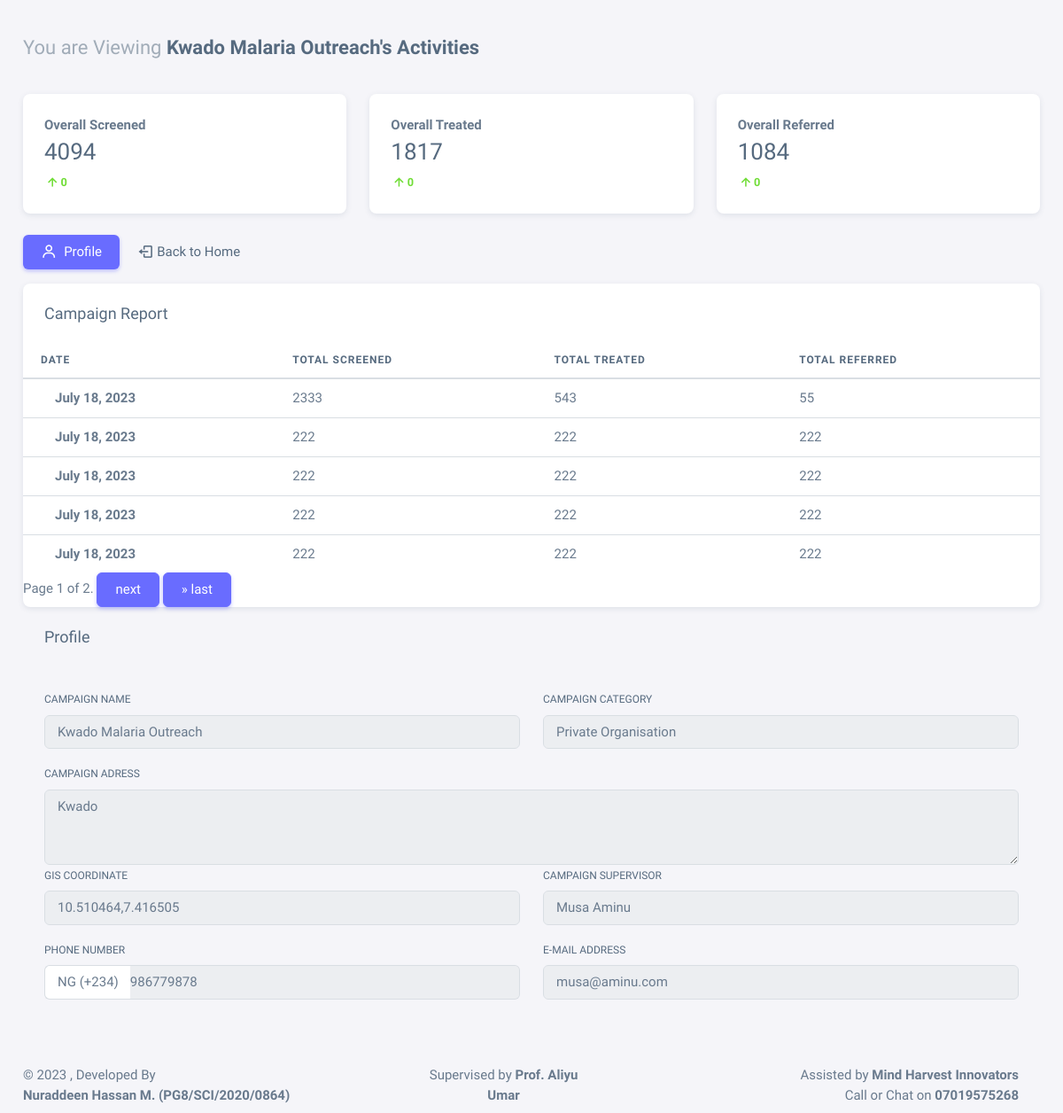
Page /camp-public/1/ on the committed database.
### app/models.py (models this page shows, shortened)
class Campaign(models.Model):
    user = models.ForeignKey(User, on_delete=models.CASCADE)
    type = (
        ('Mass Screening', 'Mass Screening'),
        ('Community Camp', 'Community Camp'),
    )
    campaign_type = models.CharField(max_length=50, choices=type)
    select = (
        ('Governmental', 'Governmental'),
        ('Non-Governmental Organisation', 'Non-Governmental Organisation'),
        ('Private Organisation', 'Private Organisation'),
        ('Community Initiative', 'Community Initiative'),
    )
    name = models.CharField(max_length=50)
    station = models.ForeignKey(Station, on_delete=models.CASCADE)
    category = models.CharField(max_length=50, choices=select)
    gis_location = models.CharField(max_length=50)
    address = models.TextField(max_length=200)
    supervisor = models.TextField(max_length=200)
    phone = models.IntegerField()
    email = models.EmailField(max_length=200)
    date_created = models.DateField(auto_now_add=True)

class CampReport(models.Model):
    user = models.ForeignKey(User, on_delete=models.CASCADE)
    campaign_id = models.ForeignKey(Campaign, on_delete=models.CASCADE)
    screened = models.IntegerField()
    treated = models.IntegerField()
    referral = models.IntegerField()
    date_created = models.DateField(auto_now_add=True)

### app/views.py (the view)
# urls.py: path('camp-public/<int:pk>/', views.Campaign_Public, name='camp-public'),
def Campaign_Public(request, pk):
    campaign = get_object_or_404(Campaign, id=pk)
    reports = CampReport.objects.filter(campaign_id=campaign).order_by('-date_created')  # Assuming date_created exists and you want the newest entries first
    paginator = Paginator(reports, 5)  # Show 5 reports per page
    page = request.GET.get('page')  # Get the 'page' parameter from the URL
    report = paginator.get_page(page)
    screened_count = CampReport.objects.filter(campaign_id=campaign).aggregate(total_screened=Sum('screened'))['total_screened']
    treated_cases = CampReport.objects.filter(campaign_id=campaign).aggregate(total_treated=Sum('treated'))['total_treated']
    refer_cases = CampReport.objects.filter(campaign_id=campaign).aggregate(total_referral=Sum('referral'))['total_referral']
    context = {
        'campaign': campaign,
        'report': report,
        'screened_count': screened_count,
        'treated_cases': treated_cases,
        'refer_cases': refer_cases,
    }
    return render(request, 'camp_public.html', context)

### app/templates/camp_public.html (shortened to what this page needs)
{% extends 'base2.html' %}
{% block content %}
<div class="content-wrapper">
    <div class="container-xxl flex-grow-1 container-p-y">
        <h4 class="fw-semibold py-3 mb-4"><span class="text-muted fw-light">You are Viewing</span> {{ campaign.name }}'s Activities</h4>
        <div class="col-lg-12 col-md-12">
            <div class="row">
                <div class="col-lg-4 col-md-4 col-12 mb-4">
                    <div class="card">
                        <div class="card-body">
                            <span class="fw-semibold d-block mb-1">Overall Screened</span>
                            <h3 class="card-title mb-2">{{screened_count}}</h3>
                            <small class="text-success fw-semibold"><i class="bx bx-up-arrow-alt"></i>0</small>
                        </div>
                    </div>
                </div>
                <div class="col-lg-4 col-md-4 col-12 mb-4">
                    <div class="card">
                        <div class="card-body">
                            <span class="fw-semibold d-block mb-1">Overall Treated</span>
                            <h3 class="card-title mb-2">{{treated_cases}}</h3>
                            <small class="text-success fw-semibold"><i class="bx bx-up-arrow-alt"></i>0</small>
                        </div>
                    </div>
                </div>
                <div class="col-lg-4 col-md-4 col-12 mb-4">
                    <div class="card">
                        <div class="card-body">
                            <span class="fw-semibold d-block mb-1">Overall Referred</span>
                            <h3 class="card-title mb-2">{{refer_cases}}</h3>
                            <small class="text-success fw-semibold"><i class="bx bx-up-arrow-alt"></i>0</small>
                        </div>
                    </div>
                </div>
            </div>
        </div>
        <div class="row">
            <div class="col-md-12">
                <ul class="nav nav-pills flex-column flex-md-row mb-3">
                    <li class="nav-item">
                        <a class="nav-link active" href="javascript:void(0);"><i class="bx bx-user me-1"></i>
                            Profile</a>
                    </li>
                       <li class="nav-item">
                        <a class="nav-link" href="{% url 'home' %}"><i class="bx bx-log-out"></i>
                            Back to Home</a>
                    </li>
                </ul>
                <div class="card">
                    <h5 class="card-header">Campaign Report</h5>
                    <div class="table-responsive text-nowrap">
                        <table class="table">
                            <thead>
                                <tr>
                                    <th>Date</th>
                                    <th>Total Screened</th>
                                    <th>Total Treated</th>
                                    <th>Total Referred</th>
                                </tr>
                            </thead>
                            <tbody class="table-border-bottom-0">
                                {% for r in report %}
                                <tr>
                                    <td>
                                        <strong>{{r.date_created}}</strong>
                                    </td>
                                    <td>{{r.screened}}</td>
                                    <td>{{r.treated}}</td>
                                    <td>{{r.referral}}</td>
                                </tr>
                                {% endfor %}
                            </tbody>
                        </table>
                    </div>
                    <div class="pagination">
                        <span class="step-links">
                            <span class="current">
                                Page {{ report.number }} of {{ report.paginator.num_pages }}.
                            </span>
                            {% if report.has_next %}
                                <a href="?page={{ report.next_page_number }}" class="btn btn-primary">next</a>
                                <a href="?page={{ report.paginator.num_pages }}" class="btn btn-primary">&raquo; last</a>
                            {% endif %}
                        </span>
                    </div>
                </div>
                    <h5 class="card-header">Profile</h5>
                    <div class="card-body">
                        <div class="row">
                            <div class="mb-3 col-md-6">
                                <label for="AName" class="form-label">campaign Name</label>
                                <input class="form-control" value="{{ campaign.name }}" type="text" id="AName"
                                    name="AName" required readonly />
                            </div>
                            <div class="mb-3 col-md-6">
                                <label for="age" class="form-label">campaign Category</label>
                                <input class="form-control" type="text" name="age" value="{{ campaign.category }}"
                                    id="age" maxlength="2" required readonly />
                            </div>
                            <div class="mb-6 col-md-12">
                                <label for="mdcc" class="form-label">campaign Adress</label>
                                <textarea class="form-control" id="mdcc" rows="3" name="mdcc"
                                    readonly>{{ campaign.address }}</textarea>
                            </div>
                            <div class="mb-3 col-md-6">
                                <label for="address" class="form-label">GIS Coordinate</label>
                                <input class="form-control" type="text" id="address" value="{{ campaign.gis_location }}"
                                    name="address" required readonly />
                            </div>
                            <div class="mb-3 col-md-6">
                                <label for="NName" class="form-label">campaign Supervisor</label>
                                <input type="text" class="form-control" id="NName" value="{{ campaign.supervisor }}"
                                    name="NName" required readonly />
                            </div>
                            <div class="mb-3 col-md-6">
                                <label class="form-label" for="phoneNumber">Phone Number</label>
                                <div class="input-group input-group-merge">
                                    <span class="input-group-text">NG (+234)</span>
                                    <input type="number" id="phoneNumber" name="phoneNumber" class="form-control"
                                        placeholder="07019575268" value="{{ campaign.phone}}" required readonly />
                                </div>
                            </div>
                            <div class="mb-3 col-md-6">
                                <label for="IdNum" class="form-label">E-Mail Address</label>
                                <input type="text" class="form-control" value="{{ campaign.email }}" id="IdNum"
                                    name="IdNum" required readonly />
                            </div>
                        </div>
                    </div>
                </div>
            </div>
        </div>
    </div>
{% endblock content %}

### rows in the picture
Campaign: name "Kwado Malaria Outreach", AName "Kwado Malaria Outreach", age "Private Organisation", mdcc "Kwado", address "10.510464,7.416505", NName "Musa Aminu", phoneNumber "986779878", IdNum "musa@aminu.com"
CampReport: date_created "July 18, 2023", screened "2333", treated "543", referral "55"
CampReport: date_created "July 18, 2023", screened "222", treated "222", referral "222"
CampReport: date_created "July 18, 2023", screened "222", treated "222", referral "222"
CampReport: date_created "July 18, 2023", screened "222", treated "222", referral "222"
CampReport: date_created "July 18, 2023", screened "222", treated "222", referral "222"

### other values in the picture
{{ screened_count }} "4094"
{{ treated_cases }} "1817"
{{ refer_cases }} "1084"
{{ report.number }} "1"
{{ report.paginator.num_pages }} "2"
